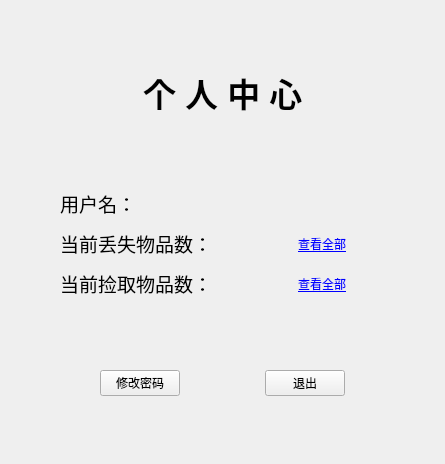
<?xml version="1.0" encoding="UTF-8"?>
<ui version="4.0">
 <class>PersonalCenter</class>
 <widget class="QDialog" name="PersonalCenter">
  <property name="enabled">
   <bool>true</bool>
  </property>
  <property name="geometry">
   <rect>
    <x>0</x>
    <y>0</y>
    <width>445</width>
    <height>464</height>
   </rect>
  </property>
  <property name="minimumSize">
   <size>
    <width>445</width>
    <height>464</height>
   </size>
  </property>
  <property name="maximumSize">
   <size>
    <width>445</width>
    <height>464</height>
   </size>
  </property>
  <property name="windowTitle">
   <string>个人中心</string>
  </property>
  <property name="windowIcon">
   <iconset>
    <normaloff>Image/guet.png</normaloff>Image/guet.png</iconset>
  </property>
  <property name="styleSheet">
   <string notr="true"/>
  </property>
  <layout class="QVBoxLayout" name="verticalLayout">
   <item>
    <spacer name="verticalSpacer">
     <property name="orientation">
      <enum>Qt::Vertical</enum>
     </property>
     <property name="sizeHint" stdset="0">
      <size>
       <width>20</width>
       <height>40</height>
      </size>
     </property>
    </spacer>
   </item>
   <item>
    <widget class="QWidget" name="widget" native="true">
     <layout class="QHBoxLayout" name="horizontalLayout">
      <item>
       <spacer name="horizontalSpacer">
        <property name="orientation">
         <enum>Qt::Horizontal</enum>
        </property>
        <property name="sizeHint" stdset="0">
         <size>
          <width>40</width>
          <height>20</height>
         </size>
        </property>
       </spacer>
      </item>
      <item>
       <widget class="QLabel" name="label_7">
        <property name="font">
         <font>
          <pointsize>25</pointsize>
          <bold>true</bold>
         </font>
        </property>
        <property name="text">
         <string>个 人 中 心</string>
        </property>
       </widget>
      </item>
      <item>
       <spacer name="horizontalSpacer_2">
        <property name="orientation">
         <enum>Qt::Horizontal</enum>
        </property>
        <property name="sizeHint" stdset="0">
         <size>
          <width>40</width>
          <height>20</height>
         </size>
        </property>
       </spacer>
      </item>
     </layout>
    </widget>
   </item>
   <item>
    <spacer name="verticalSpacer_3">
     <property name="orientation">
      <enum>Qt::Vertical</enum>
     </property>
     <property name="sizeType">
      <enum>QSizePolicy::Expanding</enum>
     </property>
     <property name="sizeHint" stdset="0">
      <size>
       <width>20</width>
       <height>20</height>
      </size>
     </property>
    </spacer>
   </item>
   <item>
    <widget class="QWidget" name="widget_2" native="true">
     <layout class="QGridLayout" name="gridLayout">
      <item row="0" column="1">
       <widget class="QLabel" name="userName">
        <property name="font">
         <font>
          <pointsize>14</pointsize>
         </font>
        </property>
        <property name="text">
         <string>用户名：</string>
        </property>
       </widget>
      </item>
      <item row="0" column="0">
       <spacer name="horizontalSpacer_3">
        <property name="orientation">
         <enum>Qt::Horizontal</enum>
        </property>
        <property name="sizeType">
         <enum>QSizePolicy::Fixed</enum>
        </property>
        <property name="sizeHint" stdset="0">
         <size>
          <width>40</width>
          <height>20</height>
         </size>
        </property>
       </spacer>
      </item>
      <item row="0" column="2">
       <spacer name="horizontalSpacer_9">
        <property name="orientation">
         <enum>Qt::Horizontal</enum>
        </property>
        <property name="sizeHint" stdset="0">
         <size>
          <width>40</width>
          <height>20</height>
         </size>
        </property>
       </spacer>
      </item>
      <item row="2" column="1">
       <widget class="QLabel" name="lostNum">
        <property name="font">
         <font>
          <pointsize>14</pointsize>
         </font>
        </property>
        <property name="text">
         <string>当前丢失物品数：</string>
        </property>
       </widget>
      </item>
      <item row="4" column="1">
       <widget class="QLabel" name="foundNum">
        <property name="font">
         <font>
          <pointsize>14</pointsize>
         </font>
        </property>
        <property name="text">
         <string>当前捡取物品数：</string>
        </property>
       </widget>
      </item>
      <item row="4" column="3">
       <widget class="QLabel" name="lookFound">
        <property name="font">
         <font>
          <underline>true</underline>
         </font>
        </property>
        <property name="cursor">
         <cursorShape>OpenHandCursor</cursorShape>
        </property>
        <property name="styleSheet">
         <string notr="true">color: blue;</string>
        </property>
        <property name="text">
         <string>查看全部</string>
        </property>
        <property name="alignment">
         <set>Qt::AlignRight|Qt::AlignTrailing|Qt::AlignVCenter</set>
        </property>
       </widget>
      </item>
      <item row="2" column="3">
       <widget class="QLabel" name="lookLost">
        <property name="font">
         <font>
          <underline>true</underline>
         </font>
        </property>
        <property name="cursor">
         <cursorShape>OpenHandCursor</cursorShape>
        </property>
        <property name="layoutDirection">
         <enum>Qt::LeftToRight</enum>
        </property>
        <property name="styleSheet">
         <string notr="true">color :blue;</string>
        </property>
        <property name="text">
         <string>查看全部</string>
        </property>
        <property name="alignment">
         <set>Qt::AlignRight|Qt::AlignTrailing|Qt::AlignVCenter</set>
        </property>
       </widget>
      </item>
      <item row="0" column="4">
       <spacer name="horizontalSpacer_4">
        <property name="orientation">
         <enum>Qt::Horizontal</enum>
        </property>
        <property name="sizeHint" stdset="0">
         <size>
          <width>40</width>
          <height>20</height>
         </size>
        </property>
       </spacer>
      </item>
      <item row="0" column="3">
       <widget class="QLabel" name="label_1">
        <property name="text">
         <string/>
        </property>
       </widget>
      </item>
      <item row="1" column="1">
       <spacer name="verticalSpacer_5">
        <property name="orientation">
         <enum>Qt::Vertical</enum>
        </property>
        <property name="sizeType">
         <enum>QSizePolicy::Fixed</enum>
        </property>
        <property name="sizeHint" stdset="0">
         <size>
          <width>20</width>
          <height>5</height>
         </size>
        </property>
       </spacer>
      </item>
      <item row="3" column="1">
       <spacer name="verticalSpacer_6">
        <property name="orientation">
         <enum>Qt::Vertical</enum>
        </property>
        <property name="sizeType">
         <enum>QSizePolicy::Fixed</enum>
        </property>
        <property name="sizeHint" stdset="0">
         <size>
          <width>20</width>
          <height>5</height>
         </size>
        </property>
       </spacer>
      </item>
     </layout>
    </widget>
   </item>
   <item>
    <spacer name="verticalSpacer_4">
     <property name="orientation">
      <enum>Qt::Vertical</enum>
     </property>
     <property name="sizeType">
      <enum>QSizePolicy::Expanding</enum>
     </property>
     <property name="sizeHint" stdset="0">
      <size>
       <width>20</width>
       <height>20</height>
      </size>
     </property>
    </spacer>
   </item>
   <item>
    <widget class="QWidget" name="widget_3" native="true">
     <layout class="QHBoxLayout" name="horizontalLayout_2">
      <item>
       <spacer name="horizontalSpacer_5">
        <property name="orientation">
         <enum>Qt::Horizontal</enum>
        </property>
        <property name="sizeHint" stdset="0">
         <size>
          <width>40</width>
          <height>20</height>
         </size>
        </property>
       </spacer>
      </item>
      <item>
       <widget class="QPushButton" name="modify">
        <property name="focusPolicy">
         <enum>Qt::NoFocus</enum>
        </property>
        <property name="text">
         <string>修改密码</string>
        </property>
       </widget>
      </item>
      <item>
       <spacer name="horizontalSpacer_8">
        <property name="orientation">
         <enum>Qt::Horizontal</enum>
        </property>
        <property name="sizeType">
         <enum>QSizePolicy::Expanding</enum>
        </property>
        <property name="sizeHint" stdset="0">
         <size>
          <width>40</width>
          <height>20</height>
         </size>
        </property>
       </spacer>
      </item>
      <item>
       <widget class="QPushButton" name="exit">
        <property name="focusPolicy">
         <enum>Qt::NoFocus</enum>
        </property>
        <property name="text">
         <string>退出</string>
        </property>
       </widget>
      </item>
      <item>
       <spacer name="horizontalSpacer_6">
        <property name="orientation">
         <enum>Qt::Horizontal</enum>
        </property>
        <property name="sizeHint" stdset="0">
         <size>
          <width>40</width>
          <height>20</height>
         </size>
        </property>
       </spacer>
      </item>
     </layout>
    </widget>
   </item>
   <item>
    <spacer name="verticalSpacer_2">
     <property name="orientation">
      <enum>Qt::Vertical</enum>
     </property>
     <property name="sizeHint" stdset="0">
      <size>
       <width>20</width>
       <height>40</height>
      </size>
     </property>
    </spacer>
   </item>
  </layout>
 </widget>
 <resources/>
 <connections/>
</ui>
